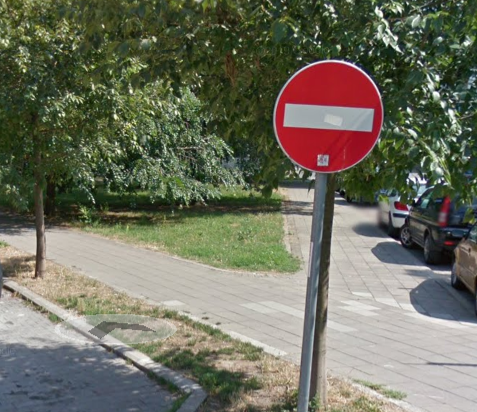
//> input picture data/one_way.png, 477 x 412 px
$ ./main   (built with g++ and OpenCV 4)
//> lines starting //> are read from the running program, lines starting //| are printed output that depends on the picture

#include "Enums.hpp"

#include <visualizer.hpp>

#include <iostream>
#include <cstdlib>
#include <vector>
using namespace std;

#include <unistd.h>

#define DEBUG(x) do{ std::cout << #x << " = " << x << std::endl; }while(0)

#include "opencv2/opencv.hpp"
using namespace cv;

int main() {
	//Mat src = cv::imread("data/stop_sign.jpg");
	Mat src = cv::imread("data/one_way.png");
//> src is the input picture: 412 rows x 477 cols, CV_8UC3; mean B, G, R 94.8, 111.2, 110.6
	// [8 lines of commented-out code are left out]

	if(src.empty()){
		throw runtime_error("Cannot open image!");
	}

	visualizer::load_cfg("data/main.visualizer.yaml");
//> (this line was passed over: visualizer is not available in this run)

	const uint16_t width = 10;
	const uint16_t height = 20;
	static uint8_t pix[width*height*3];
	for(uint16_t y = 0; y < height; y++){
		for(uint16_t x = 0; x < width; x++){
			uint32_t i = (y*width + x)*3;
			// Red.
			pix[i+0] = 0;
			pix[i+1] = 0;
			pix[i+2] = 255;
		}
	}

	for(uint16_t y = 3; y < height-3; y++){
		for(uint16_t x = 3; x < width-3; x++){
			uint32_t i = (y*width + x)*3;
			// Blue.
			pix[i+0] = 255;
			pix[i+1] = 0;
			pix[i+2] = 0;
		}
	}


	int th_start_h0 = 0, th_start_s = 0, th_start_v = 0;
	int th_stop_h0 = 180, th_stop_s = 255, th_stop_v = 255;
  int th_start_h1 = 0, th_stop_h1 = 180;


  visualizer::slider::slider(
    "/win0/upper_half/upper_rigth_corner/th_start_h0",
    th_start_h0,
    [&](int& value){
    }
  );
//> (this line was passed over: visualizer is not available in this run)

  visualizer::slider::slider(
    "/win0/upper_half/upper_rigth_corner/th_start_h1",
    th_start_h1,
    [&](int& value){
    }
  );
//> (this line was passed over: visualizer is not available in this run)

  visualizer::slider::slider(
    "/win0/upper_half/upper_rigth_corner/th_start_s",
    th_start_s,
    [&](int& value){
    }
  );
//> (this line was passed over: visualizer is not available in this run)

  visualizer::slider::slider(
    "/win0/upper_half/upper_rigth_corner/th_start_v",
    th_start_v,
    [&](int& value){
    }
  );
//> (this line was passed over: visualizer is not available in this run)

  visualizer::slider::slider(
    "/win0/upper_half/upper_rigth_corner/th_stop_h0",
    th_stop_h0,
    [&](int& value){
    }
  );
//> (this line was passed over: visualizer is not available in this run)

  visualizer::slider::slider(
    "/win0/upper_half/upper_rigth_corner/th_stop_h1",
    th_stop_h1,
    [&](int& value){
    }
  );
//> (this line was passed over: visualizer is not available in this run)

  visualizer::slider::slider(
    "/win0/upper_half/upper_rigth_corner/th_stop_s",
    th_stop_s,
    [&](int& value){
    }
  );
//> (this line was passed over: visualizer is not available in this run)

  visualizer::slider::slider(
    "/win0/upper_half/upper_rigth_corner/th_stop_v",
    th_stop_v,
    [&](int& value){
    }
  );
//> (this line was passed over: visualizer is not available in this run)


  Mat src_hsv;
  cv::cvtColor(src, src_hsv, cv::COLOR_BGR2HSV);
//> src_hsv: 412 rows x 477 cols, CV_8UC3; mean H, S, V 51.6, 75.9, 119.7

  Mat src_hsv_channels[3];
  cv::split(src_hsv, src_hsv_channels);
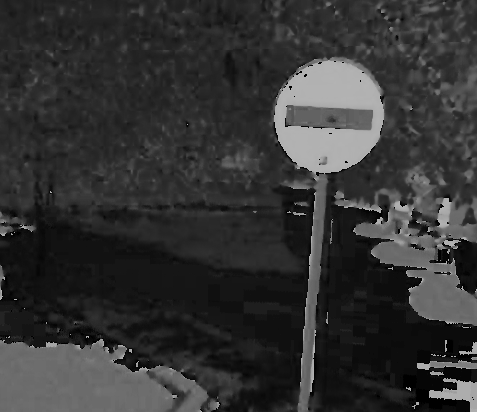
//> src_hsv_channels[0]: 412 rows x 477 cols, CV_8UC1; min 0, max 179, mean 51.6
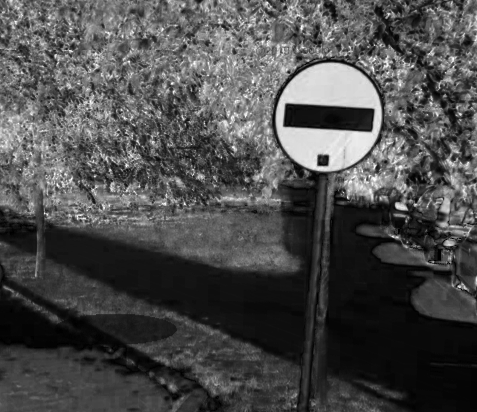
//> src_hsv_channels[1]: 412 rows x 477 cols, CV_8UC1; min 0, max 255, mean 75.9
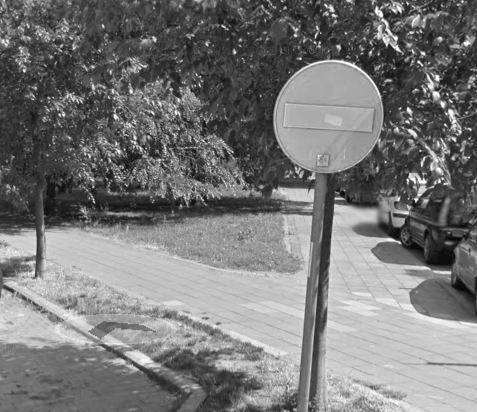
//> src_hsv_channels[2]: 412 rows x 477 cols, CV_8UC1; min 5, max 255, mean 119.7

  Mat src_hsv_channels_rgb[3];
  cv::cvtColor(src_hsv_channels[0], src_hsv_channels_rgb[0], cv::COLOR_GRAY2BGR);
//> src_hsv_channels_rgb[0]: 412 rows x 477 cols, CV_8UC3; mean H, S, V 51.6, 51.6, 51.6
  cv::cvtColor(src_hsv_channels[1], src_hsv_channels_rgb[1], cv::COLOR_GRAY2BGR);
//> src_hsv_channels_rgb[1]: 412 rows x 477 cols, CV_8UC3; mean H, S, V 75.9, 75.9, 75.9
  cv::cvtColor(src_hsv_channels[2], src_hsv_channels_rgb[2], cv::COLOR_GRAY2BGR);
//> src_hsv_channels_rgb[2]: 412 rows x 477 cols, CV_8UC3; mean H, S, V 119.7, 119.7, 119.7

	visualizer::img::show(
		"h",
		src_hsv_channels_rgb[0]
	);
//> (this line was passed over: visualizer is not available in this run)

	visualizer::img::show(
		"s",
		src_hsv_channels_rgb[1]
	);
//> (this line was passed over: visualizer is not available in this run)

	visualizer::img::show(
		"v",
		src_hsv_channels_rgb[2]
	);
//> (this line was passed over: visualizer is not available in this run)

  Mat selected_low, selected_high;
  Mat selected, selected_rgb;

  visualizer::img::show(
    "src",
    src
  );
//> (this line was passed over: visualizer is not available in this run)

	while(true){
    cv::inRange(src_hsv,
        Scalar(th_start_h0, th_start_s, th_start_v),
        Scalar(th_stop_h0, th_stop_s, th_stop_v), selected_low);

    cv::inRange(src_hsv,
        Scalar(th_start_h1, th_start_s, th_start_v),
        Scalar(th_stop_h1, th_stop_s, th_stop_v), selected_high);

    cv::bitwise_or(selected_low, selected_high, selected);
    cv::cvtColor(selected, selected_rgb, cv::COLOR_GRAY2BGR);

    visualizer::img::show(
      "in_range",
      selected_rgb
    );
//> (this line was passed over: visualizer is not available in this run)


    Mat selected_morph;
    Mat kernel = Mat::ones(5, 5, CV_8U);
    cv::morphologyEx(selected, selected_morph, cv::MORPH_CLOSE, kernel);

    std::vector<std::vector<cv::Point> > contours;
    cv::findContours(selected_morph, contours, RETR_LIST, CHAIN_APPROX_SIMPLE);


    if(contours.size() == 0) {
      visualizer::slider::update();
      sleep(1);
      continue;
    }

    double biggest_area = 0;
    int biggest_idx = 0;
    for(int i=0; i<contours.size(); ++i) {
      if(biggest_area < cv::contourArea(contours[i])) {
        biggest_idx = i;
        biggest_area = cv::contourArea(contours[i]);
      }
    }


    std::vector<cv::Point> hull;
    cv::convexHull(contours[biggest_idx], hull, true);


    Mat with_contour = src.clone();
    polylines(with_contour, hull, true, Scalar(0, 255, 0), 3, LINE_AA);

    visualizer::img::show(
      "with_contour",
      with_contour
    );
//> (this line was passed over: visualizer is not available in this run)

    Mat mask = Mat::zeros(src.rows, src.cols, CV_8U);
    cv::fillConvexPoly(mask, hull, Scalar(255));

    Mat bg_removed;
    src.copyTo(bg_removed, mask);


    Rect bb = cv::boundingRect(hull);


    Mat outImg = bg_removed(
        Range(bb.y, bb.y+bb.height),
        Range(bb.x, bb.x+bb.width));

    visualizer::img::show(
      "result",
      outImg
    );
//> (this line was passed over: visualizer is not available in this run)


    cv::imwrite("out.png", outImg);


    visualizer::slider::update();
//> (this line was passed over: visualizer is not available in this run)
//> (the run ends here: the time limit is reached, at `Mat with_contour = src.clone();`)
